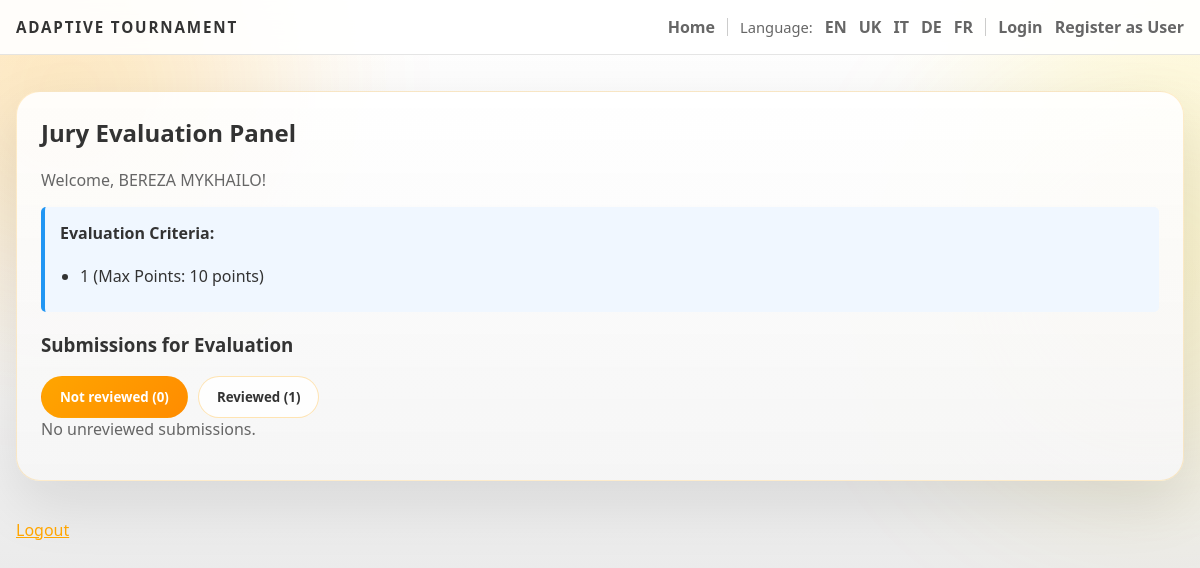
Before: /jury/evaluate (signed in) with the older database file.
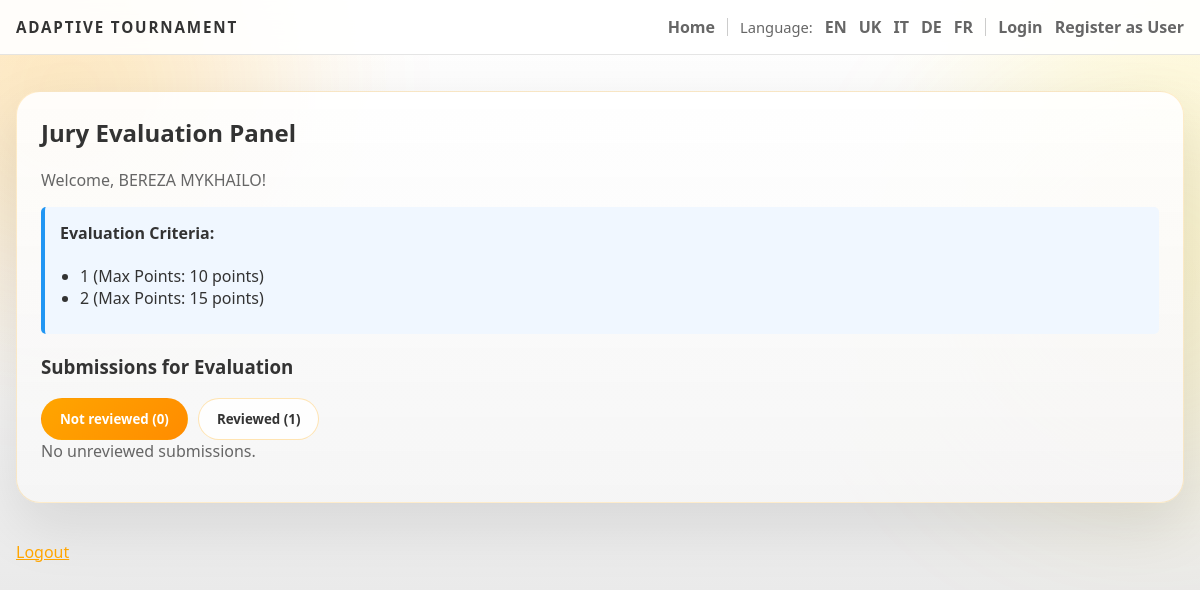
After: the same page with the newer database file.
### backend/models.py (models this page shows)
class EvaluationCriteria(db.Model):
    id = db.Column(db.Integer, primary_key=True)
    tournament_id = db.Column(db.Integer, db.ForeignKey('tournament.id'), nullable=False)
    tournament = db.relationship('Tournament', backref='evaluation_criteria', lazy=True)
    name = db.Column(db.String(200))
    max_points = db.Column(db.Integer, default=10)
    order = db.Column(db.Integer, default=0)

### backend/auth.py (the view, shortened to what this page needs)
def jury_evaluate():
    if 'jury_id' not in session and 'admin' not in session:
        return redirect('/jury/login')
    if 'jury_id' in session:
        jury = db.session.get(User, session['jury_id'])
        if not jury or jury.role not in ['jury', 'admin']:
            session.pop('jury_id', None)
            return redirect('/jury/login')
    else:
        jury = get_current_user()
        if not jury or jury.role != 'admin':
            session.pop('admin', None)
            return redirect('/admin')
    from sqlalchemy import or_
    from .models import Submission, Evaluation, Team, Tournament, Round
    from datetime import datetime
    def sync_team_submissions(tournaments):
        if not tournaments:
            return
        dirty = False
        tournament_ids = [t.id for t in tournaments]
        teams_with_work = Team.query.filter(
            Team.tournament_id.in_(tournament_ids),
            Team.repo_url.isnot(None),
            Team.repo_url != ''
        ).all()
        if dirty:
            db.session.commit()
    candidate_tournaments = Tournament.query.filter(
        or_(
            Tournament.status.ilike('%finished%'),
            Tournament.status.ilike('%completed%'),
            Tournament.status.ilike('%closed%'),
            Tournament.status.ilike('%running%'),
            Tournament.status.ilike('%submission%'),
            Tournament.status.ilike('%registration%'),
            Tournament.status.ilike('%draft%')
        )
    ).order_by(Tournament.id.desc()).all()
    tournament = None
    active_tournament_ids = []
    for ct in candidate_tournaments:
        has_submission = Submission.query.join(Team, Submission.team_id == Team.id).filter(Team.tournament_id == ct.id).first()
        has_team_submit = Team.query.filter(
            Team.tournament_id == ct.id,
            Team.repo_url.isnot(None),
            Team.repo_url != ''
        ).first()
        if has_submission or has_team_submit:
            active_tournament_ids.append(ct.id)
            if not tournament:
                tournament = ct
    if not tournament and candidate_tournaments:
        tournament = candidate_tournaments[0]
    if not candidate_tournaments:
        return render_template('jury_evaluate.html', team_evaluations=[], current_user=jury, tournament=None, teams=[], message_key='no_active_tournament')
    sync_team_submissions(candidate_tournaments)
    now = datetime.utcnow()
    finished_round = Round.query.filter(Round.tournament_id.in_([t.id for t in candidate_tournaments]), Round.end_at <= now).first()
    submissions = Submission.query.join(Team, Submission.team_id == Team.id).filter(Team.tournament_id.in_([t.id for t in candidate_tournaments])).all()
    team_level_submissions = Team.query.filter(
        Team.tournament_id.in_([t.id for t in candidate_tournaments]),
        Team.repo_url.isnot(None),
        Team.repo_url != ''
    ).all()
    if not finished_round and not submissions and not team_level_submissions and tournament.status.lower() not in ('finished', 'completed', 'closed'):
        return render_template('jury_evaluate.html', team_evaluations=[], current_user=jury, tournament=tournament, teams=[], message_key='evaluation_not_started')
    teams = Team.query.filter(Team.tournament_id.in_([t.id for t in candidate_tournaments])).all()
    pending_evaluations = []
    reviewed_evaluations = []
    for s in submissions:
        if s.team:
            already = Evaluation.query.filter_by(submission_id=s.id, jury_id=jury.id).first()
            if already:
                reviewed_evaluations.append((s, already))
            else:
                pending_evaluations.append((s, already))
    return render_template(
        'jury_evaluate.html',
        team_evaluations=pending_evaluations + reviewed_evaluations,
        pending_evaluations=pending_evaluations,
        reviewed_evaluations=reviewed_evaluations,
        current_user=jury,
        tournament=tournament,
        teams=teams
    )

### backend/app.py (called while the page is built)
@app.context_processor
def inject_user_processor():
    return inject_user()

@app.context_processor
def translation_processor():
    return translation()

### backend/app_helpers.py (called while the page is built)
def get_current_user():
    uid = session.get('user_id')
    if uid:
        return db.session.get(User, uid)
    return None

def inject_user():
    return {'get_current_user': get_current_user}

### backend/auth.py (called while the page is built)
def get_current_user():
    return User.query.filter_by(role='admin').first()

### backend/models.py (called while the page is built, shortened)
    @property
    def name(self):
        return f"{self.first_name} {self.last_name}"

    def total(self):
        criterion_total = sum([cs.score for cs in self.criterion_scores if cs.score is not None])
        if criterion_total > 0:
            return criterion_total

### backend/translations.py (called while the page is built)
def get_text(key, lang='en', **kwargs):
    if lang not in TRANSLATIONS:
        lang = 'en'
    text = TRANSLATIONS[lang].get(key, TRANSLATIONS['en'].get(key, key))
    if kwargs:
        try:
            return text.format(**kwargs)
        except Exception:
            return text
    return text

### templates/jury_evaluate.html (shortened to what this page needs)
{% extends 'base.html' %}
{% block head %}
  <link rel="stylesheet" href="/static/css/interface.css">
{% endblock %}
{% block content %}
<div class="content-shell">
  <section class="surface-card">
    <h2>{{ t('jury_evaluation_panel') }}</h2>
    <p class="muted-text">{{ t('welcome') }}, {{ current_user.name if current_user else t('jury_short') }}!</p>
    {% if tournament and tournament.evaluation_criteria %}
      <div style="background: #f0f7ff; padding: 15px; margin-bottom: 20px; border-radius: 5px; border-left: 4px solid #2196F3;">
        <h4 style="margin-top: 0;">{{ t('evaluation_criteria') }}:</h4>
        <ul style="margin: 10px 0; padding-left: 20px;">
          {% for criterion in tournament.evaluation_criteria|sort(attribute='order') %}
            <li>{{ criterion.name or (t('criterion') + ' ' + loop.index|string) }} ({{ t('max_points') }}: {{ criterion.max_points }} {{ t('points') }})</li>
          {% endfor %}
        </ul>
      </div>
    {% endif %}
    {% if message_key %}
      <p><span class="status-chip pending">{{ t(message_key) }}</span></p>
    {% else %}
      <h3>{{ t('submissions_to_evaluate') }}</h3>
      <div class="tab-row">
        <button type="button" id="tab-pending" class="tab-btn active">
          {{ t('not_reviewed') }} ({{ pending_evaluations|length }})
        </button>
        <button type="button" id="tab-reviewed" class="tab-btn">
          {{ t('reviewed') }} ({{ reviewed_evaluations|length }})
        </button>
      </div>
      <div id="panel-pending">
        {% if pending_evaluations %}
          <div class="data-table-wrap">
            <table class="data-table">
              <thead>
                <tr>
                  <th>{{ t('team') }}</th>
                  <th>{{ t('tournament') }}</th>
                  <th>{{ t('repo') }}</th>
                  <th>{{ t('status') }}</th>
                  <th>{{ t('actions') }}</th>
                </tr>
              </thead>
              <tbody>
                {% for s, evaluation in pending_evaluations %}
                  <tr>
                    <td>{{ s.team.name }}</td>
                    <td>{{ s.team.tournament.name }}</td>
                    <td><a href="{{ s.repo_url }}" target="_blank">{{ s.repo_url }}</a></td>
                    <td><span class="status-chip pending">{{ t('not_reviewed') }}</span></td>
                    <td><a href="/evaluate/{{ s.id }}" class="action-btn">{{ t('evaluate') }}</a></td>
                  </tr>
                {% endfor %}
              </tbody>
            </table>
          </div>
        {% else %}
          <p class="muted-text">{{ t('no_unreviewed_submissions') }}</p>
        {% endif %}
      </div>
    {% endif %}
  </section>
  <p><a href="/jury/logout">{{ t('logout') }}</a></p>
</div>
{% endblock %}

Changed rows visible on the page:
added EvaluationCriteria: name "2", t "Max Points", max_points "15", t "points"
